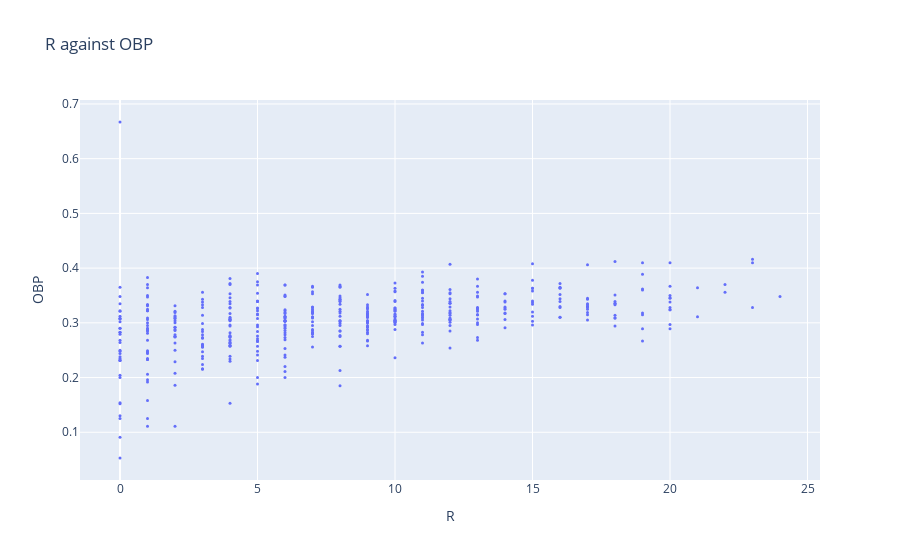

The code cell stored with this chart in its notebook:
### Markdown cell above
R vs OBP scatter plot

### Code cell
x_data = merged_stats['R']
y_data = merged_stats['OBP']

slope, intercept = np.polyfit(x_data, y_data, 1)
line_of_best_fit = slope * x_data + intercept

# Create the 2D scatter plot
fig = px.scatter(
    merged_stats, 
    x='R', 
    y='OBP',
    title='R against OBP',
    labels={'R': 'R', 'OBP': 'OBP'}
)

fig.update_traces(marker=dict(size=3),
                  selector=dict(mode='markers'))

fig.show()

### Figure 1 — Plotly figure (JSON) as saved in the notebook; plotly's stock layout.template omitted (floating-point values rounded to 4 significant figures; data arrays with more than 128 entries replaced by an {"elided": "..."} marker saying what was removed)
{"data": [{"hovertemplate": "R=%{x}<br>OBP=%{y}<extra></extra>", "legendgroup": "", "marker": {"color": "#636efa", "size": 3, "symbol": "circle"}, "mode": "markers", "name": "", "orientation": "v", "showlegend": false, "type": "scatter", "x": {"elided": "464 int values"}, "xaxis": "x", "y": {"elided": "464 float values"}, "yaxis": "y"}], "layout": {"autosize": true, "legend": {"tracegroupgap": 0}, "title": {"text": "R against OBP"}, "xaxis": {"anchor": "y", "autorange": true, "domain": [0, 1], "range": [-1.428, 25.43], "title": {"text": "R"}, "type": "linear"}, "yaxis": {"anchor": "x", "autorange": true, "domain": [0, 1], "range": [0.005769, 0.7142], "title": {"text": "OBP"}, "type": "linear"}}}
